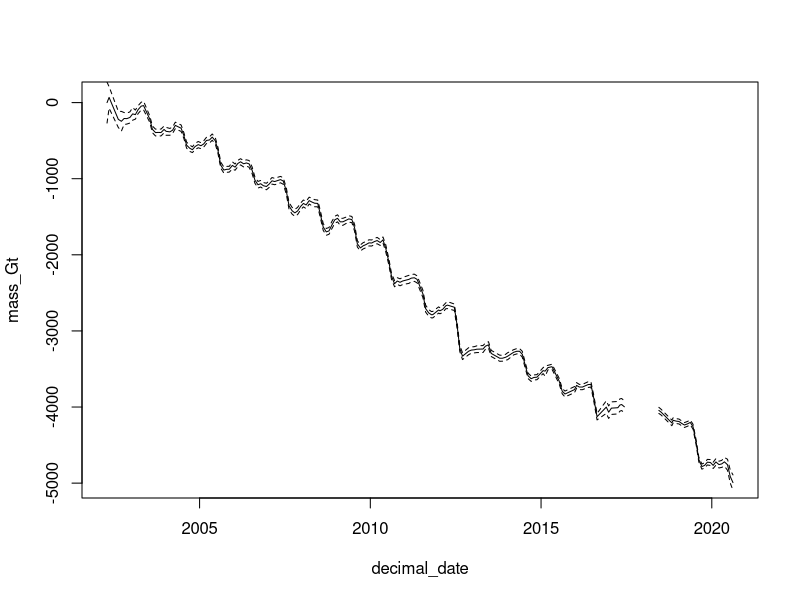
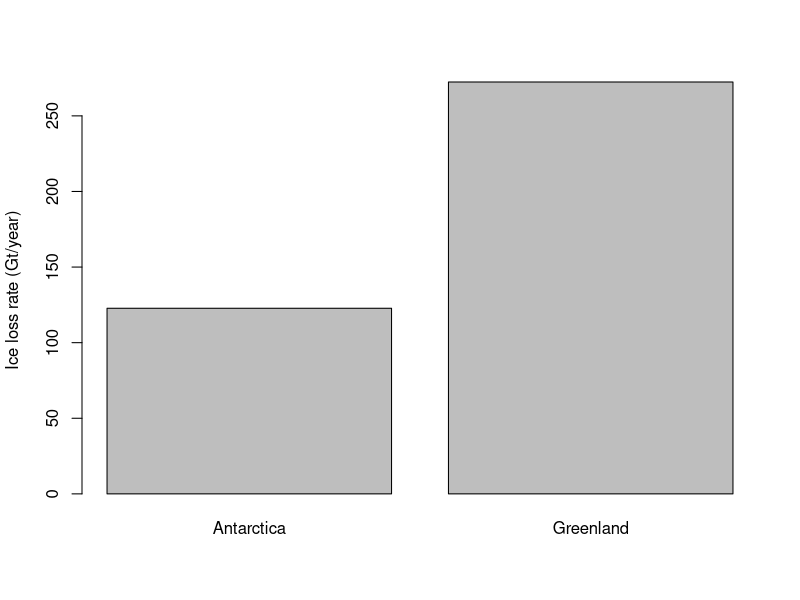
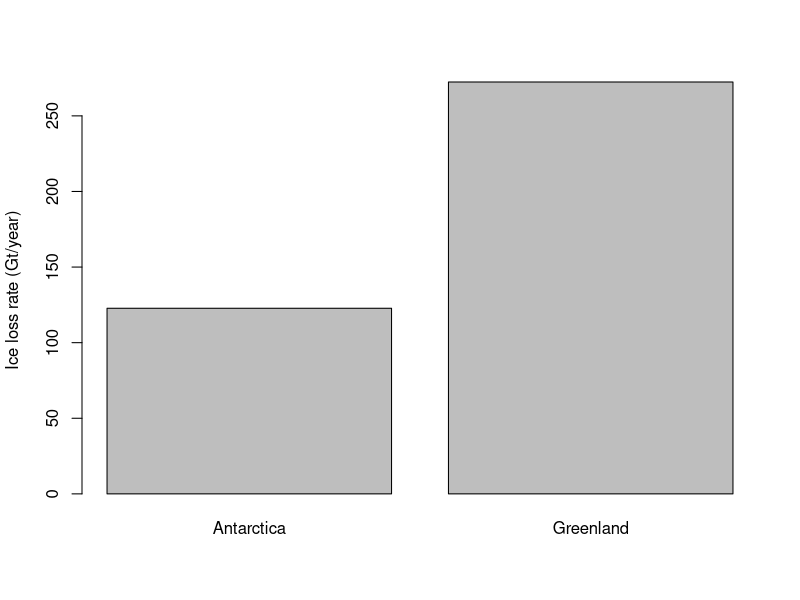

Write R code to recreate these figures, in order. (Note: this script raises an error after producing the figures.)
## ---- chunk 1
knitr::opts_chunk$set(fig.width=6, fig.asp = 0.618, collapse=TRUE) 
## ---- chunk 2
# Read in data
ant_ice_loss = read.table("data/antarctica_mass_200204_202008.txt", skip=31, sep="", header = FALSE, col.names = c("decimal_date", "mass_Gt", "sigma_Gt")) # Antarctica ice mass loss
grn_ice_loss = read.table("data/greenland_mass_200204_202008.txt", skip=31, sep="", header = FALSE, col.names = c("decimal_date", "mass_Gt", "sigma_Gt")) # Greenland ice mass loss

#Create data.frame with an NA between the GRACE missions. Column names must match so it will merge with ant and grn data
data_break = data.frame(decimal_date=2018.0, mass_Gt=NA, sigma_Gt=NA)
#Add NA data point to the Greenland ice trends data frame
grn_ice_loss_with_NA = rbind(grn_ice_loss, data_break) # Merge grn_ice_loss data frame with our NA point
grn_ice_loss_with_NA = grn_ice_loss_with_NA[order(grn_ice_loss_with_NA$decimal_date),]
## ---- chunk 3
head(grn_ice_loss_with_NA)
plot(mass_Gt ~ decimal_date, data=grn_ice_loss_with_NA, type='l') +
lines((mass_Gt+2*sigma_Gt) ~ decimal_date, data=grn_ice_loss_with_NA, type='l', lty='dashed') +
lines((mass_Gt-2*sigma_Gt) ~ decimal_date, data=grn_ice_loss_with_NA, type='l', lty='dashed') 
## ---- chunk 4
# Calculate ice loss rate (Gt / year) for Antarctica:
n_rows_ant = dim(ant_ice_loss)[1]  # Can use  this to find the last row in the dataset
delta_ice_ant = ant_ice_loss$mass_Gt[n_rows_ant] - ant_ice_loss$mass_Gt[1]
delta_date_ant = ant_ice_loss$decimal_date[n_rows_ant] - ant_ice_loss$decimal_date[1]
ant_loss_rate_Gt_per_yr = -1 * delta_ice_ant / delta_date_ant

# Another option:
# ant_loss_rate_Gt_per_yr = (max(ant_ice_loss$mass_Gt)-min(ant_ice_loss$mass_Gt)) / (max(ant_ice_loss$decimal_date)-min(ant_ice_loss$decimal_date))

# Calculate ice loss rate (Gt / year) for Greenland:
n_rows_grn = dim(grn_ice_loss)[1]
delta_ice_grn = grn_ice_loss$mass_Gt[n_rows_grn] - grn_ice_loss$mass_Gt[1]
delta_date_grn = grn_ice_loss$decimal_date[n_rows_grn] - grn_ice_loss$decimal_date[1]
grn_loss_rate_Gt_per_yr = -1 * delta_ice_grn / delta_date_grn

# Plot ice loss rates in a bar graph:
barplot(height=c(ant_loss_rate_Gt_per_yr, grn_loss_rate_Gt_per_yr), names.arg=c("Antarctica","Greenland"), ylab="Ice loss rate (Gt/year)")

## ---- chunk 5
pdf('figures/ice_loss_rate.pdf', width=5, height=5)
barplot(height=c(ant_loss_rate_Gt_per_yr, grn_loss_rate_Gt_per_yr), names.arg=c("Antarctica","Greenland"), ylab="Ice loss rate (Gt/year)")
dev.off()
## ---- chunk 6
world_oceans = data.frame(ocean = c("Atlantic", "Pacific", "Indian", "Arctic", "Southern"),
                           area_km2 = c(77e6, 156e6, 69e6, 14e6, 20e6),
                           avg_depth_m = c(3926, 4028, 3963, 3953, 4500))

# Subset the oceans I have visited
my_ocean_names = c("Atlantic", "Pacific")
my_oceans = world_oceans[world_oceans$ocean %in% my_ocean_names, ]  

# Which of "my" oceans are smaller than the Atlantic?
Atlantic_area = world_oceans$area[world_oceans$ocean=="Atlantic"]
my_oceans[my_oceans$area < Atlantic_area, ]
## ---- chunk 7
w = 15
x = c(-1, 0, 1)
y = "February"
z = c("Monday", "Tuesday", "January")
## ---- chunk 8
10 < w & w < 20
any(x > 0)
all(x > 0)
y == "February"
sum(z %in% c("Monday", "Tuesday", "Wednesday", "Thursday", "Friday", 
  "Saturday", "Sunday"))
## ---- chunk 9
temp = 103

temp_norm = 98.6
temp_high = 101
if (temp > temp_norm){
  diff = temp - temp_norm
  print(paste("Your temp is ", round(diff, digits = 1), "*F above normal"))
  if (temp > temp_high){
    print("Go to the doctor!")
  }
}
## ---- chunk 10
n_donuts = 5

if (n_donuts < 12){
  print("I need more donuts!!")
}else if (n_donuts == 12){
  print("Yum! A dozen donuts!")
}else if (n_donuts == 13){
  print("Excellent, a baker's dozen :)")
}else {
  print("Whoa, you bought more than a baker's dozen")
}
## ---- chunk 11
data = c(1,3,5,-999,2,-999,8)

data_with_nas = ifelse(data == -999, NA, data)
data_with_nas

if (any(is.na(data_with_nas))){
  print("There are NAs in this data!")
}else{
  "There are no NAs in this data"
}
## ---- chunk 12
num = 6

factorial = 1
for (i in seq(num)){
  factorial = i*factorial
}
factorial
## ---- chunk 13
pick = 4
guess = 1
answer = FALSE
while(answer == FALSE){
  if (pick == guess){
    answer = TRUE
  } else{
    guess = guess+1
  }
}

print(paste("My loop guessed your number after ",guess," guesses!"))
## ---- chunk 14
convert_grade_to_letter = function(grade_percent){
  if(grade_percent >= 90){
    grade_letter = "A"
  }else if(grade_percent >= 80){
    grade_letter = "B"
  }else if(grade_percent >= 70){
    grade_letter = "C"
  }else if(grade_percent >= 60){
    grade_letter = "D"
  }else{
    grade_letter = "F"
  }
  
  grade_letter
}

convert_grade_to_letter(91)
convert_grade_to_letter(58)
## ---- chunk 15

calc_rolling_avg = function(data, num_years=5){ # Set 5-yr avgs as default
  data$roll_avg = NA # Initialize results column
  
  # Use for loop to calculate rolling average
  for (i in seq(dim(data)[1]))
  {
    if(num_years %% 2 == 0){ # if even
      lower_index = num_years/2
      upper_index = num_years/2 - 1
      # Calculate moving averages for odd num_years
      if (i > lower_index & i < (dim(data)[1]-upper_index)){
        data$roll_avg[i] = mean(data[c((i-lower_index):(i+upper_index)),'No_Smoothing'])
      }
    } else{ # if odd
      lower_index = (num_years - 1)/2
      upper_index = (num_years - 1)/2
      # Calculate moving averages for even num_years
      if (i > lower_index & i < (dim(temp_anomaly)[1]-upper_index)){
        data$roll_avg[i] = mean(data[c((i-lower_index):(i+upper_index)),'No_Smoothing'])
      }
    }
  }
  
  return(data$roll_avg)
}

# Use the calc_rolling_avg() function to calculate rolling averages
temp_anomaly_roll_avg = temp_anomaly
temp_anomaly_roll_avg$avg_5yr = calc_rolling_avg(temp_anomaly)
temp_anomaly_roll_avg$avg_10yr = calc_rolling_avg(temp_anomaly, num_years=10)
temp_anomaly_roll_avg$avg_20yr = calc_rolling_avg(temp_anomaly, num_years=20)
head(temp_anomaly_roll_avg)

# Plot them
plot(No_Smoothing ~ Year, data=temp_anomaly_roll_avg, ylab="Global mean temperature anomaly") + 
  lines(No_Smoothing ~ Year, data=roll_avg) +
  lines(avg_5yr ~ Year, data=temp_anomaly_roll_avg, col="red") +
  lines(avg_10yr ~ Year, data=temp_anomaly_roll_avg, col="purple") +
  lines(avg_20yr ~ Year, data=temp_anomaly_roll_avg, col="blue") 

# plot it
